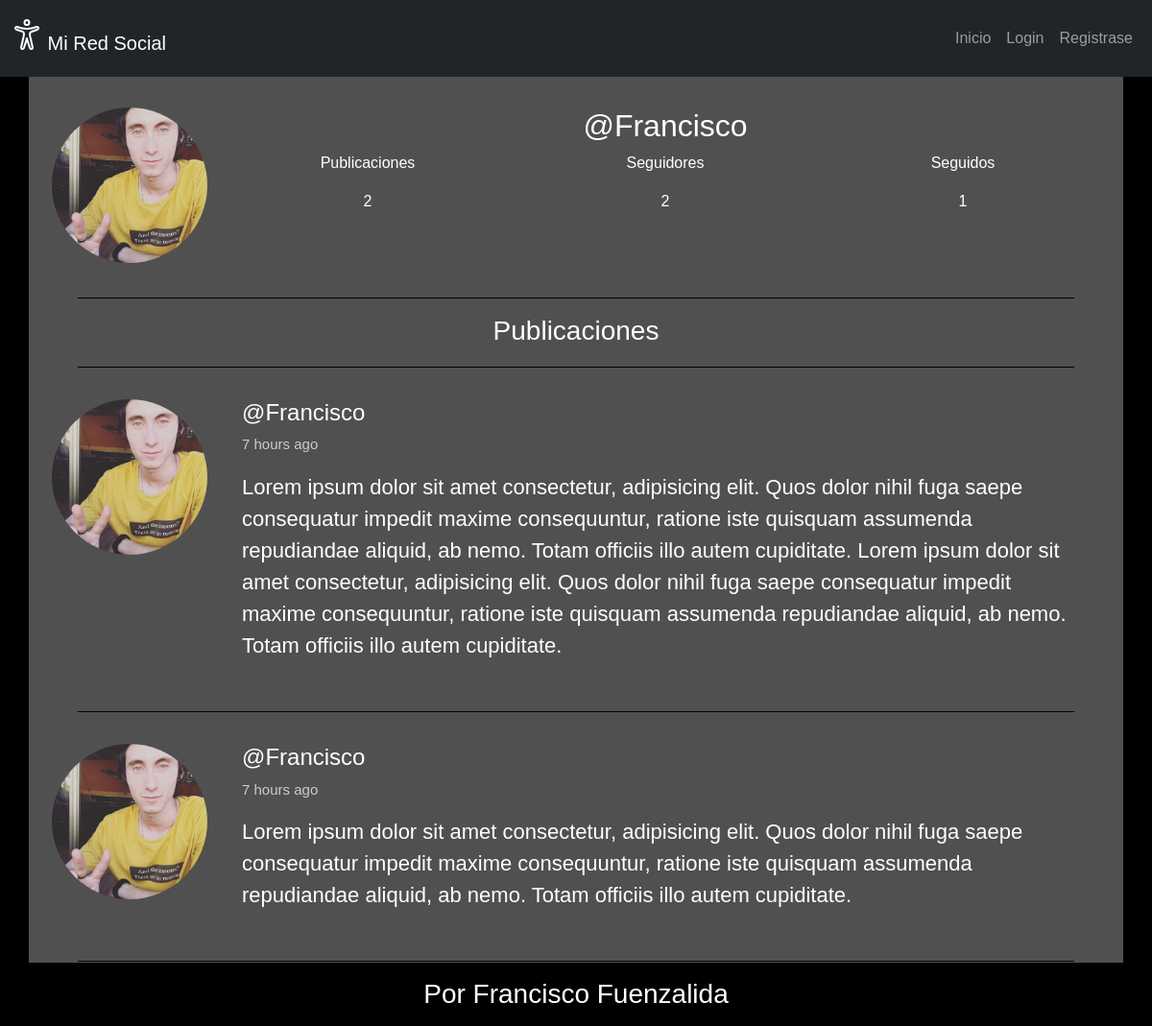
The app's page /perfil/Francisco/ with its own data.
### appSocial/models.py (models this page shows, shortened)
class Profile(models.Model):
    user = models.OneToOneField(User, on_delete=models.CASCADE)
    image = models.ImageField(default='perfil_vacio.png')
    def following(self):
        user_ids = Relationship.objects.filter(from_user=self.user).values_list('to_user_id', flat=True)
        return User.objects.filter(id__in=user_ids)
    def followers(self):
        user_ids = Relationship.objects.filter(to_user=self.user).values_list('from_user_id', flat=True)
        return User.objects.filter(id__in=user_ids)

class Post(models.Model):
    user = models.ForeignKey(User, on_delete=models.CASCADE, related_name='posts')
    timestamp = models.DateTimeField(default=timezone.now)
    content = models.TextField()
    class Meta:
        ordering = ['-timestamp']

### appSocial/views.py (the view)
# urls.py: path('perfil/', views.perfil, name='perfil'),
def perfil(request, username=None):
    current_user = request.user
    if username and username != current_user.username:
        user = User.objects.get(username=username)
        posts = user.posts.all()
    else:
        posts = current_user.posts.all()
        user = current_user
    data = {
        'user': user,
        'posts': posts,
    }
    return render(request, 'perfil.html', data)

### appSocial/templates/perfil.html (shortened to what this page needs)
{% extends 'base.html' %}
{% load static %}
{% load humanize %}
{% block css %}
<link rel="stylesheet" href="{% static 'perfil.css' %}">
{% endblock css %}
{% block content %}
<div class="container pt-3 px-4">
    <div class="row py-3">
        <div class="col-2">
            <img src="{{user.profile.image.url}}" alt="">
        </div>
        <div class="col-10 text-center">
            <div class="row">
                <h2>@{{user.username}}</h2>
            </div>
            <div class="row">
                <div class="col">
                    <p>Publicaciones</p>
                    <p>{{user.posts.count}}</p>
                </div>
                <div class="col">
                    <p>Seguidores</p>
                    <p>{{user.profile.followers.count}}</p>
                </div>
                <div class="col">
                    <p>Seguidos</p>
                    <p>{{user.profile.following.count}}</p>
                </div>
            </div>
        </div>
    </div>
    <div class="linea mb-3"></div>
    <h3 class="text-center">Publicaciones</h3>
    <div class="linea mb-3"></div>
    {% for p in posts %}
    <div class="row py-3">
        <div class="col-2">
            <img src="{{ p.user.profile.image.url }}" alt="foto-perfil">
        </div>
        <div class="col-10 px-4">
            <div class="row">
                <h4>@{{p.user.username}}</a></h4>
            </div>
            <div class="row">
                <p class="time">{{p.timestamp|naturaltime}}</p>
            </div>
            <div class="row">
                <p class="publicacion">{{p.content}}</p>
            </div>
        </div>
    </div>
    <div class="linea mb-3"></div>
    {% endfor %}
</div>
{% endblock content %}

### appSocial/static/base.css (style rules this page uses)
body { color: white; background-color: black; font-family: 'Varela Round', Helvetica, Arial, serif; }

### appSocial/static/perfil.css (style rules this page uses)
.container { background-color: #505050; min-height: 900px; }
img { width: 100%; border-radius: 50%; }
.linea { border-top: 1px solid black; height: 2px; width: 95%; padding: 0; margin: 20px auto 0 auto; }
.time { font-size: 15px; opacity: .7; }
.publicacion { font-size: 22px; }

### records on screen
Post: user.profile.image (picture), user.username "Francisco", timestamp "7 hours ago", content "Lorem ipsum dolor sit amet consectetur, adipisicing elit. Quos dolor nihil fuga saepe consequatur impedit maxime consequuntur, ratione iste quisquam assumenda repudiandae aliquid, ab nemo. Totam officiis illo autem cupiditate. Lorem ipsum dolor sit amet consectetur, adipisicing elit. Quos dolor nihil fuga saepe consequatur impedit maxime consequuntur, ratione iste quisquam assumenda repudiandae aliquid, ab nemo. Totam officiis illo autem cupiditate."
Post: user.profile.image (picture), user.username "Francisco", timestamp "7 hours ago", content "Lorem ipsum dolor sit amet consectetur, adipisicing elit. Quos dolor nihil fuga saepe consequatur impedit maxime consequuntur, ratione iste quisquam assumenda repudiandae aliquid, ab nemo. Totam officiis illo autem cupiditate."

### other values on screen
{{ user.username }} "Francisco"
{{ user.posts.count }} "2"
{{ user.profile.followers.count }} "2"
{{ user.profile.following.count }} "1"
